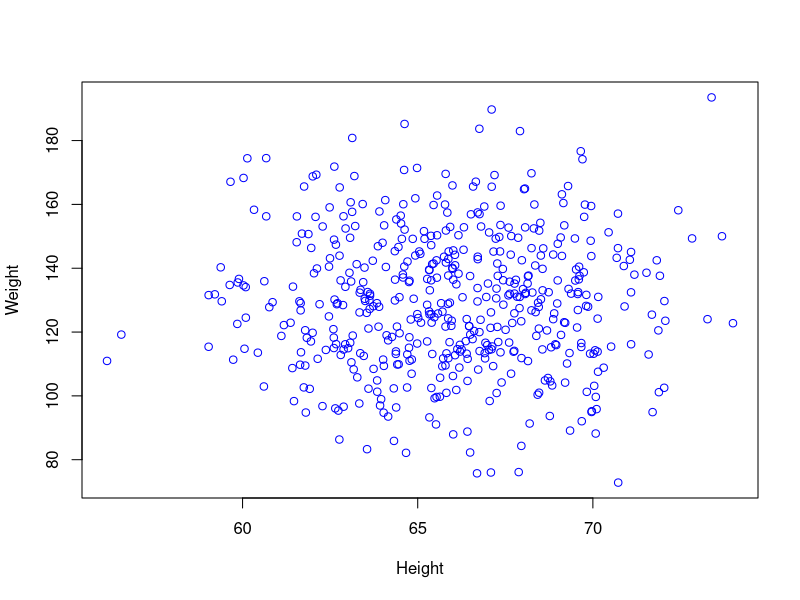
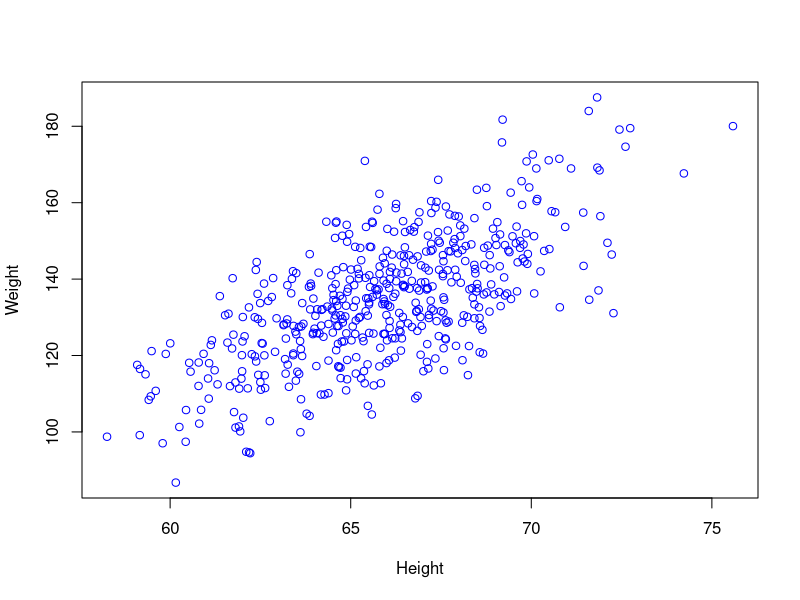

The R script that drew these images, in order:
# Filename?
# Author?
# Date?

#----Text Etc.

#  "Body Mass Index" or "BMI"  concepts:

# Body mass index (BMI) is defined as an individual's body mass divided by the square of his or her height, 
# measured in kilograms/meters squared. A normal BMI ranges from 18.5 to 24.9. Overweight is defined as having 
# a BMI of 25 to 29.9. A BMI equal or greater than 30 is considered obese.

#  BMI = weight / height^2
#  BMI = kilograms / meters^2  
#  BMI = ( pounds / inches^2 ) * 703
#  "healthy BMI" = 18.5 - 24.9
#  "ideal.bmi" (not true) (18.5+24.9)/2 =21.7


#-----Constants

height.mean <- 66
height.sd   <-  3

weight.mean <- 130
weight.sd   <-  20


ideal.bmi <- 21.7
ideal.bmi.sd <- 1.8


N <- 10000

#-----Functions


simHW.1 <- function(N){
  height <- rnorm(N,mean=height.mean,sd=height.sd)
  weight <- rnorm(N,mean=weight.mean,sd=weight.sd)
  as.data.frame(cbind(height,weight))
}


simHW.2 <- function(N){
  height <- rnorm(N,mean=height.mean,sd=height.sd)
  weight <- rnorm(N,ideal.bmi,ideal.bmi.sd) *  height^2  / 703 
  as.data.frame(cbind(height,weight))
}



height_weight_plot <- function(myCol="blue"){
  plot(sim.height,sim.weight,
       xlab="Height",
       ylab="Weight",
       col=myCol)
}


#-----Analysis and Display


simData <- simHW.1(500)

sim.height <- simData$height
sim.weight <- simData$weight

height_weight_plot()


simData <- simHW.2(500)

sim.height <- simData$height
sim.weight <- simData$weight

height_weight_plot()




# BMI.scriptYours
# -"clean up" this code
# suggest better documentation?
# suggest better naming conventions?
# build new function which includes:
#  hieght as an input parameter (since this varies by population group)
#  ideal BMI as an input paramter
#  other cool stuff?


